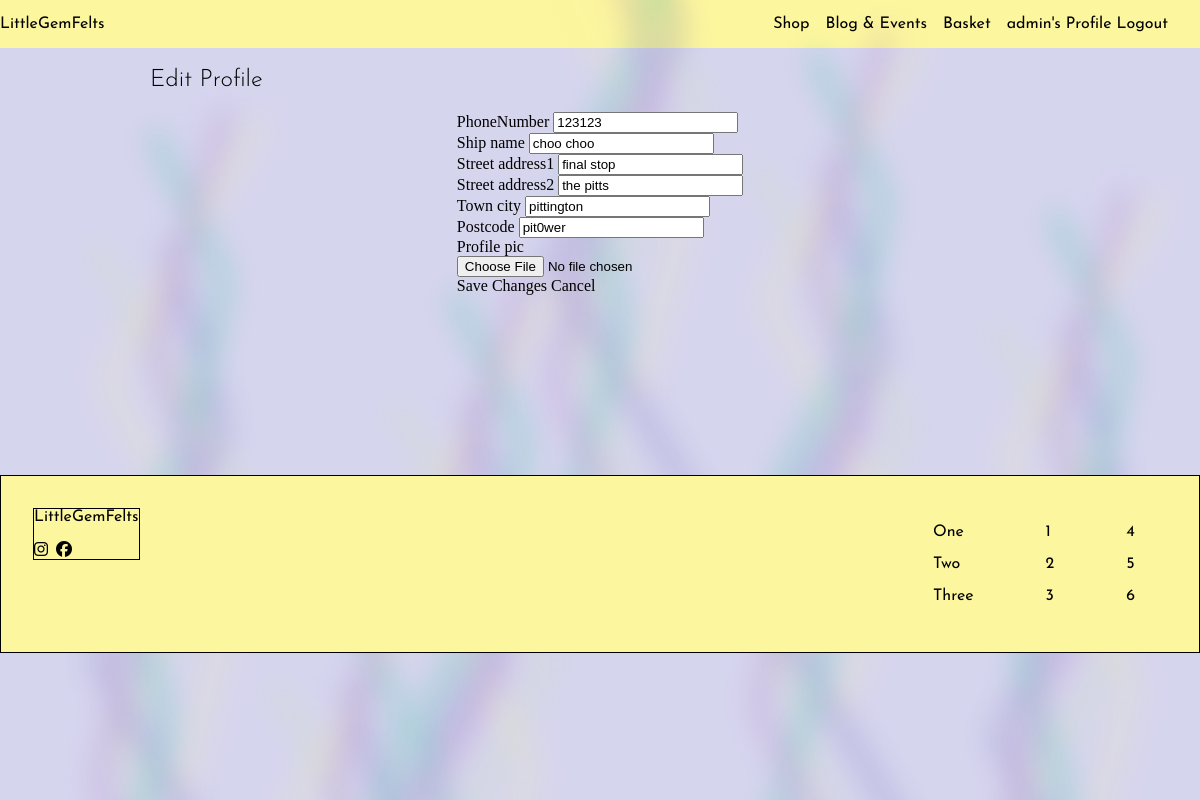
Page /profile/edit/ (signed in) on the committed database.
### userprofile/models.py (models this page shows, shortened)
class userProfile(models.Model):
    user = models.OneToOneField(User, on_delete=models.CASCADE, related_name='profile')
    profile_pic = ProcessedImageField(upload_to='profile_pics/', processors=[ResizeToFill(300,300)], format='JPEG', options={'quality': 80}, blank=True, null=True, default='profile/default-portrait.png')
    ship_name = models.CharField(max_length=100, blank=True, null=True)
    phoneNumber = models.CharField(max_length=20, blank=True, null=True)
    street_address1 = models.CharField(max_length=80, blank=True, null=True)
    street_address2 = models.CharField(max_length=80, blank=True, null=True)
    town_city = models.CharField(max_length=60, blank=True, null=True)
    postcode = models.CharField(max_length=20, blank=True, null=True)
    country = CountryField(blank_label='Country', blank=True, null=True)
    stripe_pid = models.CharField(max_length=255, blank=True, null=True)
    has_purchased = models.BooleanField(default=False) # if the user has placed an order, can leave a testimonial
    can_comment = models.BooleanField(default=False) # if the user is allowed to leave comments

### userprofile/views.py (the view)
# urls.py: path('edit/', views.edit_view, name='edit_view'),
@login_required
def edit_view(request):
    if request.method == 'POST':
        form = ProfileForm(request.POST, request.FILES, instance=request.user.profile,)
        if form.is_valid():
            form.save()
            return redirect('userprofile:profile_view')
    else:
        form = ProfileForm(instance=request.user.profile)
    return render(request, 'userprofile/edit_profile.html', {'form': form, })

### userprofile/forms.py
class ProfileForm(forms.ModelForm):
    class Meta:
        model = userProfile
        fields = ['phoneNumber', 'ship_name', 'street_address1', 'street_address2', 'town_city', 'postcode', 'profile_pic']
        widgets = {
            'phoneNumber': forms.TextInput(attrs={'class': 'form-control'}),
            'ship_name': forms.TextInput(attrs={'class': 'form-control'}),
            'street_address1': forms.TextInput(attrs={'class': 'form-control'}),
            'street_address2': forms.TextInput(attrs={'class': 'form-control'}),
            'town_city': forms.TextInput(attrs={'class': 'form-control'}),
            'postcode': forms.TextInput(attrs={'class': 'form-control'}),
            'profile_pic': forms.FileInput(attrs={'class': 'form-control', 'accept': 'image/*'})
        }

### basket/contexts.py (called while the page is built, shortened)
def basket_contents(request):
    basket_items=[]
    product_count = 0
    total = Decimal('0.00')
    delivery = Decimal('0.00')
    basket = request.session.get('basket', {}) # needs to fetch the items from the basket when implemented
    grand_total = total + delivery
    return {
        'basket_items': basket_items,
        'product_count': product_count,
        'total': total.quantize(Decimal('0.01')),
        'delivery': delivery.quantize(Decimal('0.01')),
        'grand_total': grand_total.quantize(Decimal('0.01')),
    }

### userprofile/templates/userprofile/edit_profile.html (shortened to what this page needs)
{% extends "layout.html" %}
{% load static %}
{% load crispy_forms_tags %}
{% block extra_css %}
    <link rel="stylesheet" href="{% static 'css/profile.css' %}">
{% endblock extra_css %}
{% block content %}
<section class="profile-edit">
    <h1>Edit Profile</h1>
    <div class="edit-container">
        <form method="post" enctype="multipart/form-data">
            {{ form|crispy }}
            <div class="button-group">
                <wa-button type="submit" variant="brand" pill>Save Changes</wa-button>
                <wa-button type="button" variant="outline" pill onclick="window.history.back()">Cancel</wa-button>
            </div>
        </form>
    </div>
</section>
{% endblock content %}

### templates/layout.html (shortened to what this page needs)
{% load static %}
{% url "home" as home_url %}
<!DOCTYPE html>
<html lang="en">
<head>
    <link rel="stylesheet" type="text/css" href="https://cdn.jsdelivr.net/npm/toastify-js/src/toastify.min.css">
    <link rel="stylesheet" href="{%static 'css/base.css'%}">
    {% block extra_css %}{% endblock extra_css %}
</head>
<body>
    <header>
      <nav class='navbar'>
      <wa-button appearance='plain' size='large'href='{% url 'home'%}'>LittleGemFelts</wa-button>
      <ul class="menu">
        <li>
          <wa-button class="nav-btn" href="{% url 'store:store'%}">Shop</wa-button>
        </li>
          <wa-button class="nav-btn" pill href="{% url 'blog:blog_list'%}">Blog & Events</wa-button>
        <li>
          <wa-button class="nav-btn" pill href="{% url 'basket:view_basket'%}">Basket</wa-button>
        </li>
        <li>
          {% if user.is_authenticated %}
          <wa-button class="nav-btn" pill href="{% url 'userprofile:profile_view'%}">{{user.username}}'s Profile</wa-button>
          <wa-button class="nav-btn" pill href="{% url 'account_logout' %}">Logout</wa-button>
          {% else %}
          <wa-button class="nav-btn" pill href="{% url 'account_login' %}">Log-in / Sign-up</wa-button>
          {% endif %}
        </li>
      </ul>
      </nav>
    </header>
    <div class="background-svg">
      <div class="bg-svg item1">
        <img src="{{MEDIA_URL}}fibers.svg" alt="">
      </div>
      <div class="bg-svg item2">
      </div>
      <div class="bg-svg item3">
        <img src="{{MEDIA_URL}}fibers.svg" alt="">
      </div>
      <div class="bg-svg item4">
      </div>
      <div class="bg-svg item5">
        <img src="{{MEDIA_URL}}fibers.svg" alt="">
      </div>
      <div class="bg-svg item6">
        <img src="{{MEDIA_URL}}fibers.svg" alt="">
      </div>
    </div>
    <main>
      {% block content %}{% endblock content %}
    </main>
<footer>
  <div class="navbar footer-container">
    <div class="footer-brand-section">
      <wa-button appearance='plain' size='large'>LittleGemFelts</wa-button>
      <div class="footer-social">
        <wa-button appearance='plain' size='small'>
          <i class="fa-brands fa-instagram"></i>
        </wa-button>
        <wa-button appearance='plain' size='small'>
          <i class="fa-brands fa-facebook"></i>
        </wa-button>
      </div>
    </div>
    <div class=" footer-link-section">
    <div class="footer-links">
      <ul class='menu'>
        <li><wa-button class='nav-btn'>One</wa-button></li>
        <li><wa-button class='nav-btn'>Two</wa-button></li>
        <li><wa-button class='nav-btn'>Three</wa-button></li>
      </ul>
    </div>
    <div class="footer-links">
      <ul class='menu'>
        <li><wa-button class='nav-btn'>1</wa-button></li>
        <li><wa-button class='nav-btn'>2</wa-button></li>
        <li><wa-button class='nav-btn'>3</wa-button></li>
      </ul>
    </div>
    <div class="footer-links">
      <ul class='menu'>
        <li><wa-button class='nav-btn'>4</wa-button></li>
        <li><wa-button class='nav-btn'>5</wa-button></li>
        <li><wa-button class='nav-btn'>6</wa-button></li>
      </ul>
    </div>
      </div>
  </div>
</footer>
</body>
</html>

### static/css/base.css (style rules this page uses)
:root { --title-font: "josefin sans", sans-serif; --heading-font: "Lora", sans-serif; --content-font: "cormorant", sans-serif; --amethyst-c1: #a560b2; --violet-twilight-c2: #564dac; --light-gold-c3: #fcf69f; --lavender-c4: #d6d5ee; --ash-grey-c5: #a3c4bc; --tropical-teal-c6: #16bac5; }
html, body { width: 100%; margin: 0; }
body { display: flex; flex-direction: column; background-color: #d6d5ee; }
main { flex: 1; z-index:2; }
h1 { font-family: var(--title-font); font-weight: 300; }
section { max-width: 900px; margin: 0 auto clamp(2rem, 15vw, 20rem); }
.navbar { font-family: var(--title-font); display: flex; flex-wrap: wrap; justify-content: space-between; align-items: center; background-color: var(--light-gold-c3); position: relative; }
.menu { display: flex; flex-wrap: wrap; list-style: none; gap: 1rem; margin-right: 2rem; }
.background-svg { position: fixed; top: 0; left: 0; height: 100%; width: 100%; pointer-events: none; }
.bg-svg { position: absolute; }
.item1 { top:10%; left: 5%; width: 100px; }
.item2 { top:30%; left: 30%; width: 150px; }
.item3 { top:0%; left: 60%; width: 180px; }
.item4 { top:20%; left: 80%; width: 200px; }
.item5 { top:65%; left: 20%; width: 80px; }
.item6 { top:-40%; left: 43%; width: 180px; }
.footer-container { display: grid; grid-template-columns: auto 1fr auto; align-items: start; gap: 2rem; padding: 2rem; }
.footer-brand-section { grid-column: 1; border: solid 1px; }
.footer-link-section { grid-column: 3; display: grid; grid-template-columns: repeat(3, auto); }
.footer-links ul { display: flex; flex-direction: column; }
.footer-container { display: grid; grid-template-columns: auto 1fr auto; align-items: start; gap: 2rem; border: solid 1px; padding: 2rem; }
.footer-brand-section { display: flex; flex-direction: column; gap: 1rem; }
.footer-social { display: flex; gap: 0.5rem; }

### static/css/profile.css (style rules this page uses)
:root { --title-font: "josefin sans", sans-serif; --heading-font: "Lora", sans-serif; --content-font: "cormorant", sans-serif; --amethyst-c1: #a560b2; --violet-twilight-c2: #564dac; --light-gold-c3: #fcf69f; --lavender-c4: #d6d5ee; --ash-grey-c5: #a3c4bc; --tropical-teal-c6: #16bac5; }
.edit-container { display: flex; justify-content:center ; margin: auto; width: clamp(250px,60%, 600px); }

### rows in the picture
userProfile: phoneNumber "123123", ship_name "choo choo", street_address1 "final stop", street_address2 "the pitts", town_city "pittington", postcode "pit0wer"

### other values in the picture
{{ user.username }} "admin"
